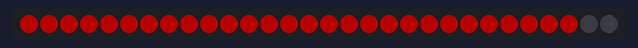
Bench run of a sketch on a simulated Arduino Uno, built with avr-gcc and run on an emulated ATmega328P. Shown: 30 RGB LEDs in strip order, left to right. Dim RGB values are drawn brighter than linear.

Above: at 0.15 s.
At 36.46 s:
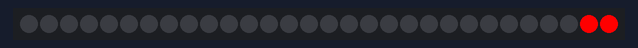

The sketch:

test-breathe.ino
```cpp
#include <math.h>
#include <Adafruit_NeoPixel.h>

#define PIN 2
Adafruit_NeoPixel strip = Adafruit_NeoPixel(30, PIN, NEO_GRB + NEO_KHZ800);

void setup() {
  Serial.begin(9600);
  strip.begin();
  strip.show(); // Initialize all pixels to 'off'
}

void loop() {
  int ms = millis();

  // formula from http://sean.voisen.org/blog/2011/10/breathing-led-with-arduino/
  float val = (exp(sin(ms/2000.0*PI)) - 0.36787944)*108.0;

  // breathe digits in red
  uint32_t color = strip.Color((int) val, 0, 0);
  for(uint16_t i=0; i<28; i++) {
    strip.setPixelColor(i, color);
  }

  // blink separator dots
  int blinking = abs((ms/1000) % 2) * 255;
  strip.setPixelColor(28, strip.Color(blinking, 0, 0));
  strip.setPixelColor(29, strip.Color(blinking, 0, 0));


  strip.show();
}
```
